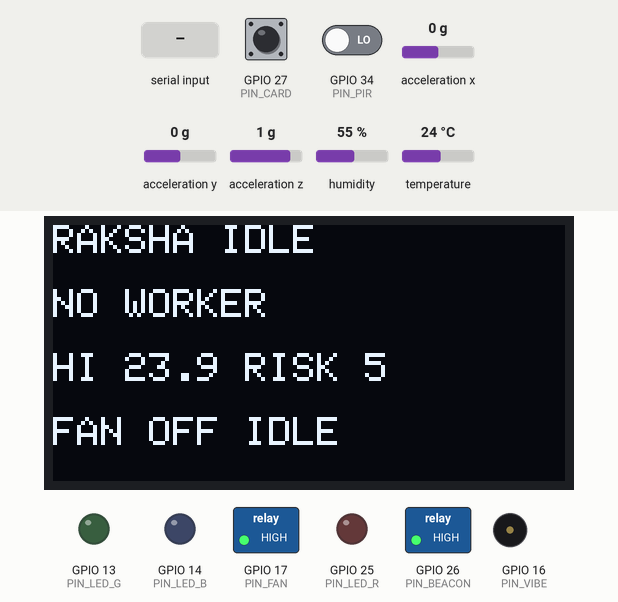
This sketch was run on a simulated ESP32. On the bench: 128×64 one-colour display, switched loads named in the sketch (green lamp = pin HIGH), output pins drawn as LEDs (lit = HIGH), buzzer (waves = sounding). Wiring (from diagram.json): MPU-6050 motion sensor at I2C address 0x68. The test bench sets the inputs (shaded band); at power-on: GPIO 27 (PIN_CARD) HIGH, GPIO 34 (PIN_PIR) LOW, acceleration x 0 g, acceleration y 0 g, acceleration z 1 g, humidity 55 %, temperature 24 °C. Pins used as bus, display or sensor lines are not drawn; what the sketch prints to the serial monitor is not drawn.

Above: at 2.6 s.
2.7 s: "RUN\n" received over Serial
At 4.2 s:
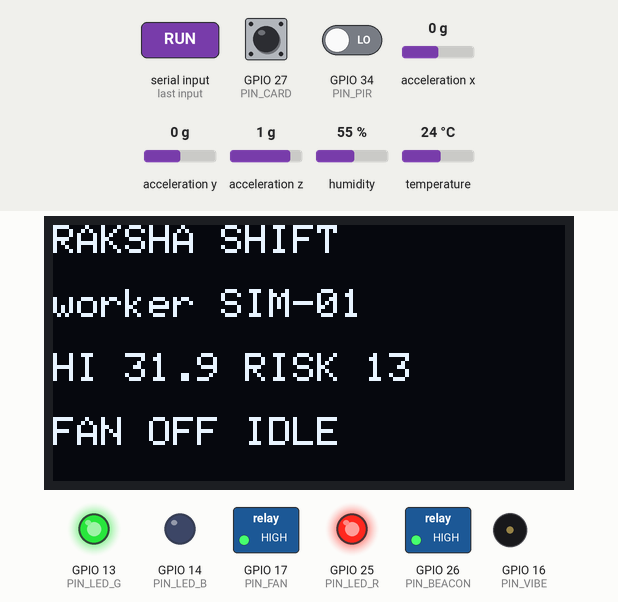
6.9 s: "UNPLUG\n" received over Serial
At 8.91 s:
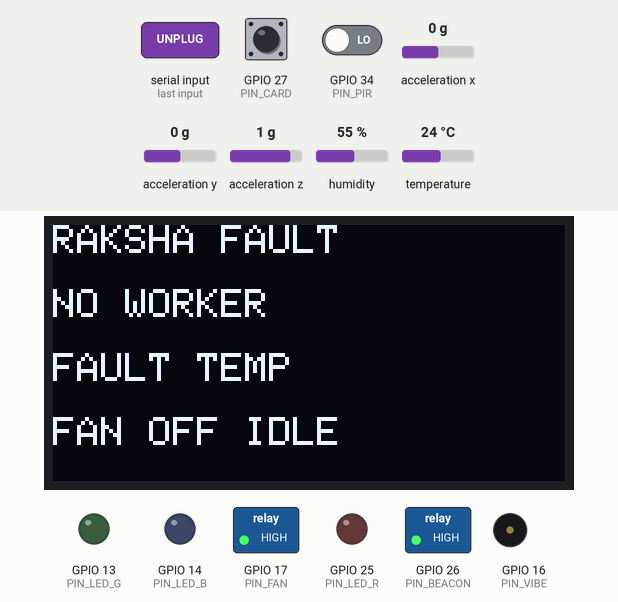
9.0 s: "RUN\n" received over Serial
At 20.5 s:
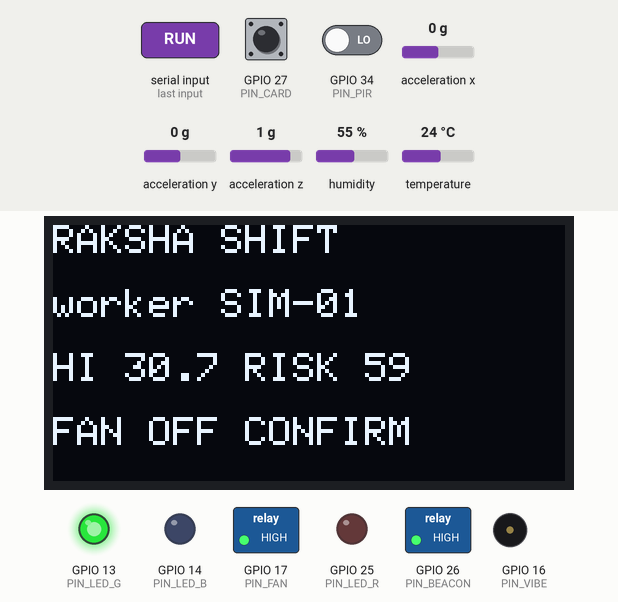
21.6 s: "UNPLUG\n" received over Serial
At 21.88 s:
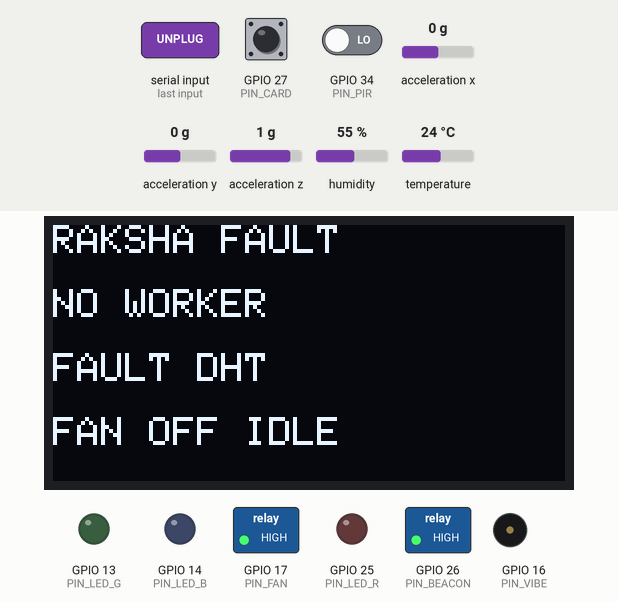
Timing chart, 0 to 24.1 s (numbered marks = the images above; inputs shaded):
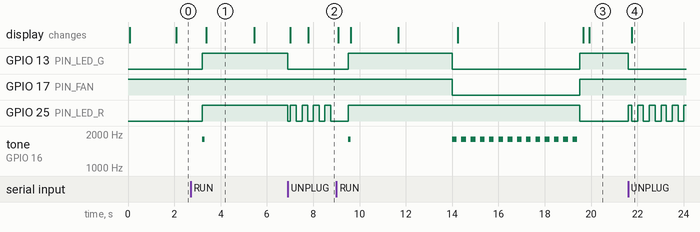

The sketch:

sketch.ino
```cpp
// RAKSHA simulator sketch for https://logicraftstudios.tech/editor/
// Open simulation/raksha-logicraft.zip in that editor, compile, then type RUN.
//
// Canvas stand-ins for parts the simulator does not include:
//   CARD button  -> RFID tap (start shift, or acknowledge an alarm)
//   sound pot    -> KY-037 analog envelope
//   buzzer       -> vibration motor on the same GPIO
//   no barometer -> heat vote is DHT22 against the NTC only

#include <Wire.h>
#include <math.h>
#include <DHTesp.h>
#include <Adafruit_GFX.h>
#include <Adafruit_SSD1306.h>

#define PIN_DHT     4
#define PIN_SOUND   32
#define PIN_POT     33
#define PIN_PIR     34
#define PIN_NTC     36
#define PIN_VIBE    16
#define PIN_FAN     17
#define PIN_BEACON  26
#define PIN_LED_R   25
#define PIN_LED_G   13
#define PIN_LED_B   14
#define PIN_CARD    27

#define RELAY_OFF HIGH
#define RELAY_ON  LOW

#define OLED_W 128
#define OLED_H 64

DHTesp dht;
Adafruit_SSD1306 oled(OLED_W, OLED_H, &Wire, -1);

enum Mode { MODE_IDLE, MODE_SHIFT, MODE_ALERT, MODE_FAULT };
enum Band { BAND_NONE, BAND_CAUTION, BAND_EXTREME_CAUTION, BAND_DANGER, BAND_EXTREME };
enum Fall { FALL_IDLE, FALL_FREEFALL, FALL_IMPACT, FALL_CONFIRM, FALL_ALARM };
enum RunPhase {
  RUN_OFF, RUN_CARD, RUN_CLIMATE, RUN_CLAP, RUN_NOISE,
  RUN_SHAKE, RUN_DROP, RUN_ACK, RUN_UNPLUG, RUN_DONE
};

Mode mode = MODE_IDLE;
Band band = BAND_NONE;
Fall fall = FALL_IDLE;
bool heatValid = false;
bool tempFault = false;
bool airAlert = false;
bool present = false;
bool fanOn = false;
bool beaconOn = false;
bool dhtOk = false;
bool ntcOk = false;
bool mpuOk = false;
bool oledOk = false;
bool shiftOpen = false;
float tDht = NAN;
float rh = NAN;
float tNtc = NAN;
float heatC = NAN;
float soundEma = 0;
float riskScore = 0;
float riskTh = 57;
float ax = 0, ay = 0, az = 1;

bool lowSeen = false;
uint32_t lowStart = 0;
uint32_t freeStart = 0;
uint32_t impactStart = 0;
bool stillSeen = false;
uint32_t stillStart = 0;

bool cardDown = false;
uint32_t cardLockUntil = 0;

bool running = false;
RunPhase phase = RUN_OFF;
uint32_t runStart = 0;
bool dropActive = false;
uint32_t dropStart = 0;
bool shakeActive = false;
bool forceUnplug = false;
bool injectClimate = false;
float injT = 30, injRh = 55, injSound = 0.1;
bool injPresent = false;

bool vibeOn = false;
uint32_t lastFast = 0;
uint32_t lastSlow = 0;
uint32_t lastOled = 0;
uint32_t bootMs = 0;
uint32_t cautionUntil = 0;
Band lastBand = BAND_NONE;

const char *bandName(Band b) {
  switch (b) {
    case BAND_CAUTION: return "CAUTION";
    case BAND_EXTREME_CAUTION: return "EXTREME_CAUTION";
    case BAND_DANGER: return "DANGER";
    case BAND_EXTREME: return "EXTREME";
    default: return "NONE";
  }
}

const char *fallName(Fall f) {
  switch (f) {
    case FALL_FREEFALL: return "FREEFALL";
    case FALL_IMPACT: return "IMPACT";
    case FALL_CONFIRM: return "CONFIRM";
    case FALL_ALARM: return "ALARM";
    default: return "IDLE";
  }
}

float clamp01(float v) {
  if (v < 0) return 0;
  if (v > 1) return 1;
  return v;
}

float heatIndexC(float tc, float rhIn) {
  float tf = tc * 9.0f / 5.0f + 32.0f;
  float simple = 0.5f * (tf + 61.0f + (tf - 68.0f) * 1.2f + rhIn * 0.094f);
  float hiF;
  if ((simple + tf) / 2.0f < 80.0f) {
    hiF = simple;
  } else {
    hiF = -42.379f
      + 2.04901523f * tf
      + 10.14333127f * rhIn
      - 0.22475541f * tf * rhIn
      - 0.00683783f * tf * tf
      - 0.05481717f * rhIn * rhIn
      + 0.00122874f * tf * tf * rhIn
      + 0.00085282f * tf * rhIn * rhIn
      - 0.00000199f * tf * tf * rhIn * rhIn;
    if (rhIn < 13.0f && tf >= 80.0f && tf <= 112.0f) {
      hiF -= ((13.0f - rhIn) / 4.0f) * sqrtf((17.0f - fabsf(tf - 95.0f)) / 17.0f);
    }
    if (rhIn > 85.0f && tf >= 80.0f && tf <= 87.0f) {
      hiF += ((rhIn - 85.0f) / 10.0f) * ((87.0f - tf) / 5.0f);
    }
  }
  return (hiF - 32.0f) * 5.0f / 9.0f;
}

Band bandFromHeat(float hi) {
  if (hi < 27.0f) return BAND_NONE;
  if (hi < 32.0f) return BAND_CAUTION;
  if (hi < 39.0f) return BAND_EXTREME_CAUTION;
  if (hi <= 51.0f) return BAND_DANGER;
  return BAND_EXTREME;
}

float readNtcC() {
  int raw = analogRead(PIN_NTC);
  if (raw < 1 || raw > 4094) return NAN;
  return 1.0f / (logf(1.0f / (4095.0f / raw - 1.0f)) / 3950.0f + 1.0f / 298.15f) - 273.15f;
}

bool readMpu(float &x, float &y, float &z) {
  Wire.beginTransmission(0x68);
  Wire.write(0x3B);
  if (Wire.endTransmission(false) != 0) return false;
  if (Wire.requestFrom(0x68, (uint8_t)6) != 6) return false;
  int16_t rx = (Wire.read() << 8) | Wire.read();
  int16_t ry = (Wire.read() << 8) | Wire.read();
  int16_t rz = (Wire.read() << 8) | Wire.read();
  x = rx / 16384.0f;
  y = ry / 16384.0f;
  z = rz / 16384.0f;
  return true;
}

void setVibe(bool on) {
  if (on == vibeOn) return;
  vibeOn = on;
  if (on) {
    digitalWrite(PIN_VIBE, HIGH);
    tone(PIN_VIBE, 1800);
  } else {
    noTone(PIN_VIBE);
    digitalWrite(PIN_VIBE, LOW);
  }
}

void drawOled() {
  if (!oledOk) return;
  oled.clearDisplay();
  oled.setTextSize(1);
  oled.setTextColor(SSD1306_WHITE);
  oled.setCursor(0, 0);
  oled.print("RAKSHA ");
  if (mode == MODE_FAULT) oled.println("FAULT");
  else if (mode == MODE_ALERT) oled.println("ALERT");
  else if (mode == MODE_SHIFT) oled.println("SHIFT");
  else oled.println("IDLE");

  oled.setCursor(0, 16);
  oled.println(shiftOpen ? "worker SIM-01" : "NO WORKER");

  oled.setCursor(0, 32);
  if (mode == MODE_FAULT) {
    oled.println(forceUnplug || !dhtOk ? "FAULT DHT" : "FAULT TEMP");
  } else if (heatValid) {
    oled.print("HI ");
    oled.print(heatC, 1);
    oled.print(" RISK ");
    oled.println(riskScore, 0);
  } else {
    oled.println("HI ---");
  }

  oled.setCursor(0, 48);
  oled.print(fanOn ? "FAN ON  " : "FAN OFF ");
  oled.println(fallName(fall));
  oled.display();
}

void printState(const char *step) {
  Serial.print("STATE ");
  Serial.print(step);
  Serial.print(" HI=");
  if (heatValid) Serial.print(heatC, 1);
  else Serial.print("-");
  Serial.print(" band=");
  Serial.print(bandName(band));
  Serial.print(" risk=");
  Serial.print(riskScore, 1);
  Serial.print(" air=");
  Serial.print(airAlert ? 1 : 0);
  Serial.print(" fan=");
  Serial.print(fanOn ? 1 : 0);
  Serial.print(" beacon=");
  Serial.print(beaconOn ? 1 : 0);
  Serial.print(" fall=");
  Serial.print(fallName(fall));
  Serial.print(" present=");
  Serial.println(present ? 1 : 0);

  Serial.print("CSV ");
  Serial.print(millis());
  Serial.print(",SIM-01,");
  Serial.print(dhtOk ? String(tDht, 1) : "-");
  Serial.print(",");
  Serial.print(dhtOk ? String(rh, 0) : "-");
  Serial.print(",");
  Serial.print(heatValid ? String(heatC, 1) : "-");
  Serial.print(",");
  Serial.print(ntcOk ? String(tNtc, 1) : "-");
  Serial.print(",-,");
  Serial.print(soundEma, 2);
  Serial.print(",");
  Serial.print(riskScore, 1);
  Serial.print(",");
  Serial.print(present ? 1 : 0);
  Serial.print(",");
  Serial.print(bandName(band));
  Serial.print(",");
  Serial.print(fallName(fall));
  Serial.print(",");
  Serial.print(fanOn ? 1 : 0);
  Serial.print(",");
  Serial.print(beaconOn ? 1 : 0);
  Serial.print(",");
  Serial.println(mode == MODE_FAULT ? "DHT" : "NONE");
}

void estimate() {
  if (dhtOk) {
    heatC = heatIndexC(tDht, rh);
    tempFault = ntcOk && fabsf(tDht - tNtc) > 8.0f;
    heatValid = !tempFault;
  } else {
    heatValid = false;
    tempFault = false;
    heatC = NAN;
  }

  float stag = 0;
  float couple = 0;
  if (dhtOk) stag = clamp01((rh - 65.0f) / 20.0f);
  if (heatValid) couple = clamp01((heatC - 27.0f) / 12.0f);
  riskScore = 100.0f * (0.50f * soundEma + 0.30f * stag + 0.20f * couple);

  if (!heatValid || !shiftOpen || !present) {
    band = BAND_NONE;
  } else {
    band = bandFromHeat(heatC);
  }
  if ((band == BAND_CAUTION || band == BAND_EXTREME_CAUTION) && band != lastBand) {
    cautionUntil = millis() + 100;
  }
  lastBand = band;
  airAlert = shiftOpen && present && heatValid && riskScore >= riskTh;
}

void applyOutputs() {
  if (mode == MODE_FAULT || !shiftOpen) {
    fanOn = false;
    beaconOn = false;
    band = (mode == MODE_FAULT) ? BAND_NONE : band;
    airAlert = false;
  } else {
    bool heatAct = band == BAND_DANGER || band == BAND_EXTREME;
    fanOn = heatAct || airAlert;
    beaconOn = fall == FALL_ALARM;
  }

  digitalWrite(PIN_FAN, fanOn ? RELAY_ON : RELAY_OFF);
  digitalWrite(PIN_BEACON, beaconOn ? RELAY_ON : RELAY_OFF);

  bool alert = shiftOpen && (airAlert || band == BAND_DANGER || band == BAND_EXTREME || fall == FALL_ALARM);
  if (mode != MODE_FAULT) {
    if (!shiftOpen) mode = MODE_IDLE;
    else if (alert || fall == FALL_ALARM) mode = MODE_ALERT;
    else mode = MODE_SHIFT;
  }

  if (mode == MODE_FAULT) {
    bool blink = ((millis() / 250) % 2) == 0;
    digitalWrite(PIN_LED_R, blink ? HIGH : LOW);
    digitalWrite(PIN_LED_G, LOW);
    digitalWrite(PIN_LED_B, LOW);
    setVibe(false);
  } else if (fall == FALL_ALARM || band == BAND_DANGER || band == BAND_EXTREME || airAlert) {
    digitalWrite(PIN_LED_R, HIGH);
    digitalWrite(PIN_LED_G, LOW);
    digitalWrite(PIN_LED_B, LOW);
    if (fall == FALL_ALARM) setVibe(true);
    else setVibe(((millis() / 200) % 2) == 0);
  } else if (band == BAND_CAUTION || band == BAND_EXTREME_CAUTION) {
    digitalWrite(PIN_LED_R, HIGH);
    digitalWrite(PIN_LED_G, HIGH);
    digitalWrite(PIN_LED_B, LOW);
    setVibe(millis() < cautionUntil);
  } else if (shiftOpen) {
    digitalWrite(PIN_LED_R, LOW);
    digitalWrite(PIN_LED_G, HIGH);
    digitalWrite(PIN_LED_B, LOW);
    setVibe(false);
  } else {
    digitalWrite(PIN_LED_R, LOW);
    digitalWrite(PIN_LED_G, LOW);
    digitalWrite(PIN_LED_B, LOW);
    setVibe(false);
  }

  if (millis() - lastOled > 250) {
    lastOled = millis();
    drawOled();
  }
}

void setFall(Fall next) {
  if (next == fall) return;
  fall = next;
  Serial.print("FALL ");
  Serial.println(fallName(fall));
  if (next == FALL_IDLE) {
    lowSeen = false;
    stillSeen = false;
  }
}

void stepFall(uint32_t now) {
  if (mode == MODE_FAULT) return;
  float g = sqrtf(ax * ax + ay * ay + az * az);
  bool tiltOk = false;
  float tilt = 0;
  if (g > 0.7f && g < 1.3f) {
    float c = az / g;
    if (c > 1) c = 1;
    if (c < -1) c = -1;
    tilt = acosf(c) * 57.2958f;
    tiltOk = true;
  }
  bool pirQuiet = !present;

  switch (fall) {
    case FALL_IDLE:
      if (g < 0.4f) {
        if (!lowSeen) {
          lowSeen = true;
          lowStart = now;
        } else if (now - lowStart >= 80) {
          setFall(FALL_FREEFALL);
          freeStart = now;
        }
      } else {
        lowSeen = false;
      }
      break;
    case FALL_FREEFALL:
      if (g > 2.5f) {
        setFall(FALL_IMPACT);
        impactStart = now;
        stillSeen = false;
      } else if (now - freeStart > 500) {
        setFall(FALL_IDLE);
      }
      break;
    case FALL_IMPACT:
      if (tiltOk && tilt > 60.0f && pirQuiet) {
        setFall(FALL_CONFIRM);
        stillStart = now;
        stillSeen = true;
      } else if (now - impactStart > 1500) {
        setFall(FALL_IDLE);
      }
      break;
    case FALL_CONFIRM:
      if (!(tiltOk && tilt > 60.0f && pirQuiet)) {
        setFall(FALL_IDLE);
      } else if (now - stillStart >= 2000) {
        setFall(FALL_ALARM);
      }
      break;
    case FALL_ALARM:
      break;
  }
}

void acknowledge() {
  if (fall == FALL_ALARM || fall == FALL_CONFIRM) {
    setFall(FALL_IDLE);
    beaconOn = false;
    digitalWrite(PIN_BEACON, RELAY_OFF);
    setVibe(false);
    Serial.println("ACK");
  }
}

void startShift() {
  shiftOpen = true;
  mode = MODE_SHIFT;
  Serial.println("SHIFT worker=SIM-01");
}

void onCard() {
  if (mode == MODE_FAULT) {
    Serial.println("CARD ignored fault");
    return;
  }
  if (fall == FALL_ALARM) {
    acknowledge();
    return;
  }
  if (!shiftOpen) startShift();
  else Serial.println("CARD shift already open");
}

void enterFault() {
  mode = MODE_FAULT;
  shiftOpen = false;
  airAlert = false;
  fanOn = false;
  beaconOn = false;
  heatValid = false;
  setFall(FALL_IDLE);
  digitalWrite(PIN_FAN, RELAY_OFF);
  digitalWrite(PIN_BEACON, RELAY_OFF);
  setVibe(false);
  Serial.println("FAULT DHT relays=OFF");
}

void applyClimate(float t, float h, float sound, bool person) {
  injectClimate = true;
  injT = t;
  injRh = h;
  injSound = sound;
  injPresent = person;
  forceUnplug = false;
}

void startRun() {
  running = true;
  runStart = millis();
  phase = RUN_CARD;
  dropActive = false;
  shakeActive = false;
  forceUnplug = false;
  injectClimate = false;
  mode = MODE_IDLE;
  shiftOpen = false;
  fall = FALL_IDLE;
  fanOn = false;
  beaconOn = false;
  riskTh = 57;
  digitalWrite(PIN_FAN, RELAY_OFF);
  digitalWrite(PIN_BEACON, RELAY_OFF);
  Serial.println();
  Serial.println("RUN start  threshold=57");
  Serial.println("RUN script card, caution, clap, noise, shake, drop, ack, unplug");
}

void fillInputs() {
  if (running && forceUnplug) {
    dhtOk = false;
    tDht = NAN;
    rh = NAN;
  } else if (running && injectClimate) {
    dhtOk = true;
    tDht = injT;
    rh = injRh;
    tNtc = injT;
    ntcOk = true;
    soundEma = injSound;
    present = injPresent;
  } else {
    float t = dht.getTemperature();
    float h = dht.getHumidity();
    dhtOk = !isnan(t) && !isnan(h);
    if (dhtOk) {
      tDht = t;
      rh = h;
    }
    float n = readNtcC();
    ntcOk = !isnan(n);
    if (ntcOk) tNtc = n;
    int sraw = analogRead(PIN_SOUND);
    float sample = sraw / 4095.0f;
    float alpha = 1.0f - expf(-2.0f / 10.0f);
    soundEma = alpha * sample + (1.0f - alpha) * soundEma;
    int praw = analogRead(PIN_POT);
    riskTh = 30.0f + (praw / 4095.0f) * 60.0f;
    present = digitalRead(PIN_PIR) == HIGH;
  }

  if (running && (shakeActive || dropActive)) {
    // Acceleration is injected below.
  } else if (!(running && injectClimate)) {
    float x, y, z;
    if (readMpu(x, y, z)) {
      ax = x;
      ay = y;
      az = z;
      mpuOk = true;
    }
  } else if (!shakeActive && !dropActive) {
    ax = 0;
    ay = 0;
    az = 1;
  }
}

void serviceDrop(uint32_t now) {
  if (!dropActive) return;
  uint32_t dt = now - dropStart;
  present = false;
  injPresent = false;
  if (dt < 100) {
    ax = 0;
    ay = 0;
    az = 0.15f;
  } else if (dt < 160) {
    ax = 0;
    ay = 0;
    az = 3.2f;
  } else {
    ax = 0.95f;
    ay = 0;
    az = 0.25f;
  }
}

void serviceShake(uint32_t now) {
  if (!shakeActive) return;
  float w = (now % 200) / 200.0f;
  ax = 0.45f;
  ay = 0.20f;
  az = 1.35f + w * 0.4f;
}

void scenario(uint32_t now) {
  uint32_t t = now - runStart;
  RunPhase next = phase;
  if (t >= 500 && phase == RUN_CARD) next = RUN_CLIMATE;
  else if (t >= 2500 && phase == RUN_CLIMATE) next = RUN_CLAP;
  else if (t >= 5000 && phase == RUN_CLAP) next = RUN_NOISE;
  else if (t >= 8000 && phase == RUN_NOISE) next = RUN_SHAKE;
  else if (t >= 10500 && phase == RUN_SHAKE) next = RUN_DROP;
  else if (t >= 15000 && phase == RUN_DROP) next = RUN_ACK;
  else if (t >= 17000 && phase == RUN_ACK) next = RUN_UNPLUG;
  else if (t >= 19000 && phase == RUN_UNPLUG) next = RUN_DONE;
  if (next == phase) return;

  if (phase == RUN_SHAKE && next != RUN_SHAKE) shakeActive = false;

  phase = next;
  if (phase == RUN_CLIMATE) {
    onCard();
    applyClimate(30, 55, 0.10f, true);
    Serial.println("STEP climate 30C 55% present sound=0.10");
  } else if (phase == RUN_CLAP) {
    applyClimate(28, 70, 0.12f, true);
    Serial.println("STEP clap sound=0.12 held briefly");
  } else if (phase == RUN_NOISE) {
    applyClimate(28, 70, 0.90f, true);
    Serial.println("STEP noise sound=0.90 settled envelope");
  } else if (phase == RUN_SHAKE) {
    shakeActive = true;
    Serial.println("STEP shake  (no free-fall, fall must stay IDLE)");
  } else if (phase == RUN_DROP) {
    shakeActive = false;
    dropActive = true;
    dropStart = now;
    present = false;
    Serial.println("STEP drop");
  } else if (phase == RUN_ACK) {
    dropActive = false;
    ax = 0;
    ay = 0;
    az = 1;
    onCard();
    Serial.println("STEP ack");
  } else if (phase == RUN_UNPLUG) {
    forceUnplug = true;
    injectClimate = false;
    dhtOk = false;
    enterFault();
    Serial.println("STEP unplug DHT");
  } else if (phase == RUN_DONE) {
    running = false;
    Serial.println("RUN done");
    printState("done");
  }
}

void handleCommand(String cmd) {
  cmd.trim();
  cmd.toUpperCase();
  if (cmd.length() == 0) return;
  if (cmd == "RUN") {
    startRun();
    return;
  }
  if (cmd == "HELP") {
    Serial.println("Commands: RUN, CARD, DROP, SHAKE, UNPLUG, HELP");
    Serial.println("RUN plays the full scenario in about 20 seconds.");
    return;
  }
  if (cmd == "CARD") {
    onCard();
    return;
  }
  if (cmd == "DROP") {
    dropActive = true;
    dropStart = millis();
    present = false;
    Serial.println("DROP injected");
    return;
  }
  if (cmd == "SHAKE") {
    shakeActive = true;
    Serial.println("SHAKE on  (type RUN or reset to clear)");
    return;
  }
  if (cmd == "UNPLUG") {
    forceUnplug = true;
    enterFault();
    return;
  }
  Serial.println("Unknown command. Type HELP.");
}

void readSerial() {
  if (!Serial.available()) return;
  String cmd = Serial.readStringUntil('\n');
  handleCommand(cmd);
}

void setup() {
  Serial.begin(115200);
  pinMode(PIN_FAN, OUTPUT);
  pinMode(PIN_BEACON, OUTPUT);
  pinMode(PIN_VIBE, OUTPUT);
  pinMode(PIN_LED_R, OUTPUT);
  pinMode(PIN_LED_G, OUTPUT);
  pinMode(PIN_LED_B, OUTPUT);
  pinMode(PIN_CARD, INPUT_PULLUP);
  pinMode(PIN_PIR, INPUT);
  digitalWrite(PIN_FAN, RELAY_OFF);
  digitalWrite(PIN_BEACON, RELAY_OFF);
  digitalWrite(PIN_VIBE, LOW);
  digitalWrite(PIN_LED_R, LOW);
  digitalWrite(PIN_LED_G, LOW);
  digitalWrite(PIN_LED_B, LOW);

  bootMs = millis();
  Wire.begin(21, 22);
  oledOk = oled.begin(SSD1306_SWITCHCAPVCC, 0x3C);
  if (oledOk) {
    oled.clearDisplay();
    oled.setTextColor(SSD1306_WHITE);
    oled.setTextSize(1);
    oled.setCursor(0, 0);
    oled.println("RAKSHA");
    oled.println("relays OFF");
    oled.println("self-test");
    oled.display();
  }

  Wire.beginTransmission(0x68);
  Wire.write(0x6B);
  Wire.write(0x00);
  mpuOk = Wire.endTransmission() == 0;

  dht.setup(PIN_DHT, DHTesp::DHT22);

  Serial.println("RAKSHA simulator");
  Serial.println("BOOT relays=OFF");
  Serial.print("BOOT oled=");
  Serial.println(oledOk ? "OK" : "FAIL");
  Serial.print("BOOT mpu=");
  Serial.println(mpuOk ? "OK" : "FAIL");
  Serial.println("Type RUN");
  drawOled();
}

void loop() {
  uint32_t now = millis();
  readSerial();
  if (running) scenario(now);

  bool pressed = digitalRead(PIN_CARD) == LOW;
  if (!running && pressed && !cardDown && now > cardLockUntil) {
    cardLockUntil = now + 300;
    onCard();
  }
  cardDown = pressed;

  if (now - lastFast >= 10) {
    lastFast = now;
    if (shakeActive) serviceShake(now);
    else if (dropActive) serviceDrop(now);
    else if (!(running && injectClimate)) {
      float x, y, z;
      if (readMpu(x, y, z)) {
        ax = x;
        ay = y;
        az = z;
        mpuOk = true;
      }
    } else {
      ax = 0;
      ay = 0;
      az = 1;
    }

    if (!shakeActive && !dropActive && now - lastSlow >= 2000) {
      lastSlow = now;
      fillInputs();
      if (!running && !dhtOk && now - bootMs > 4000 && shiftOpen && !forceUnplug) {
        enterFault();
      }
      estimate();
    }

    if (running && injectClimate && !forceUnplug) {
      tDht = injT;
      rh = injRh;
      tNtc = injT;
      dhtOk = true;
      ntcOk = true;
      soundEma = injSound;
      if (!dropActive) present = injPresent;
      estimate();
    }

    stepFall(now);
    applyOutputs();

    static RunPhase printed = RUN_OFF;
    if (running && phase != printed && phase != RUN_CARD) {
      printed = phase;
      if (phase != RUN_DONE) printState("step");
    }
    static uint32_t lastPrint = 0;
    if (!running && now - lastPrint > 2000 && shiftOpen && mode != MODE_FAULT) {
      lastPrint = now;
      printState("live");
    }
  }
}
```

Measured:
- after the input at 2.7 s, GPIO 13 (PIN_LED_G), GPIO 25 (PIN_LED_R): LOW → HIGH after 0.50 s; tone on GPIO 16 (PIN_VIBE): silent → 1800 Hz after 0.50 s, → silent 0.10 s later; the display: changes after 0.68 s (image 1)
- after the input at 6.9 s, GPIO 13 (PIN_LED_G): HIGH → LOW after 0.00 s instead of 0.81 s; GPIO 17 (PIN_FAN): stays HIGH (without the input it goes to LOW after 0.81 s)
- after the input at 9.0 s, GPIO 13 (PIN_LED_G): LOW → HIGH after 0.50 s, → LOW 4.5 s later, → HIGH 5.5 s later; GPIO 17 (PIN_FAN): HIGH → LOW after 5.0 s, → HIGH 5.5 s later
- after the input at 21.6 s, GPIO 26 (PIN_BEACON): stays HIGH (without the input it goes to LOW after 0.06 s); tone on GPIO 16 (PIN_VIBE): stays silent (without the input it goes to 1800 Hz after 0.06 s); the display: changes after 0.16 s (image 4)
- what the display in image 1 shows lasts 2.1 s, from 3.4 s to 5.5 s
